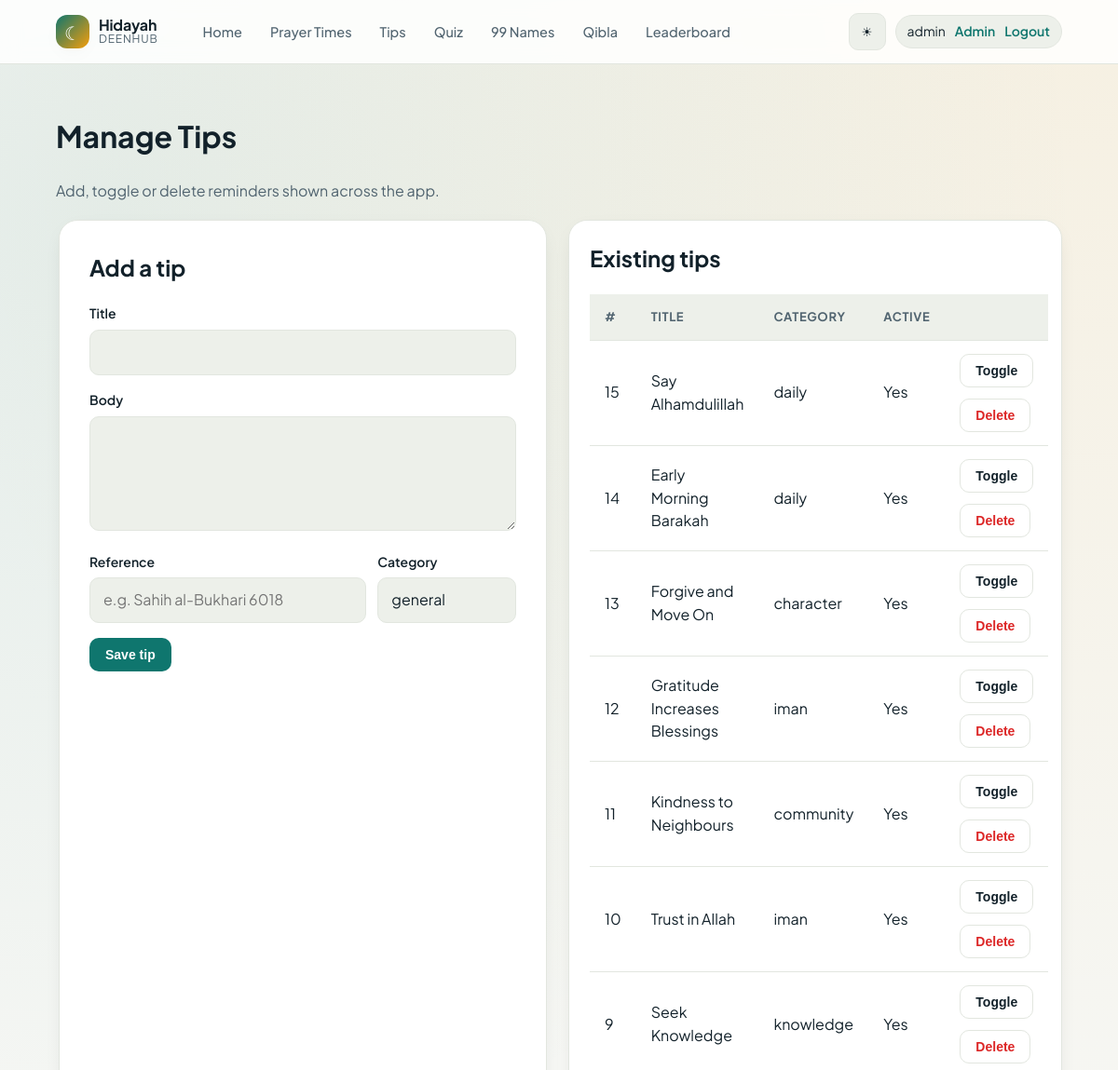
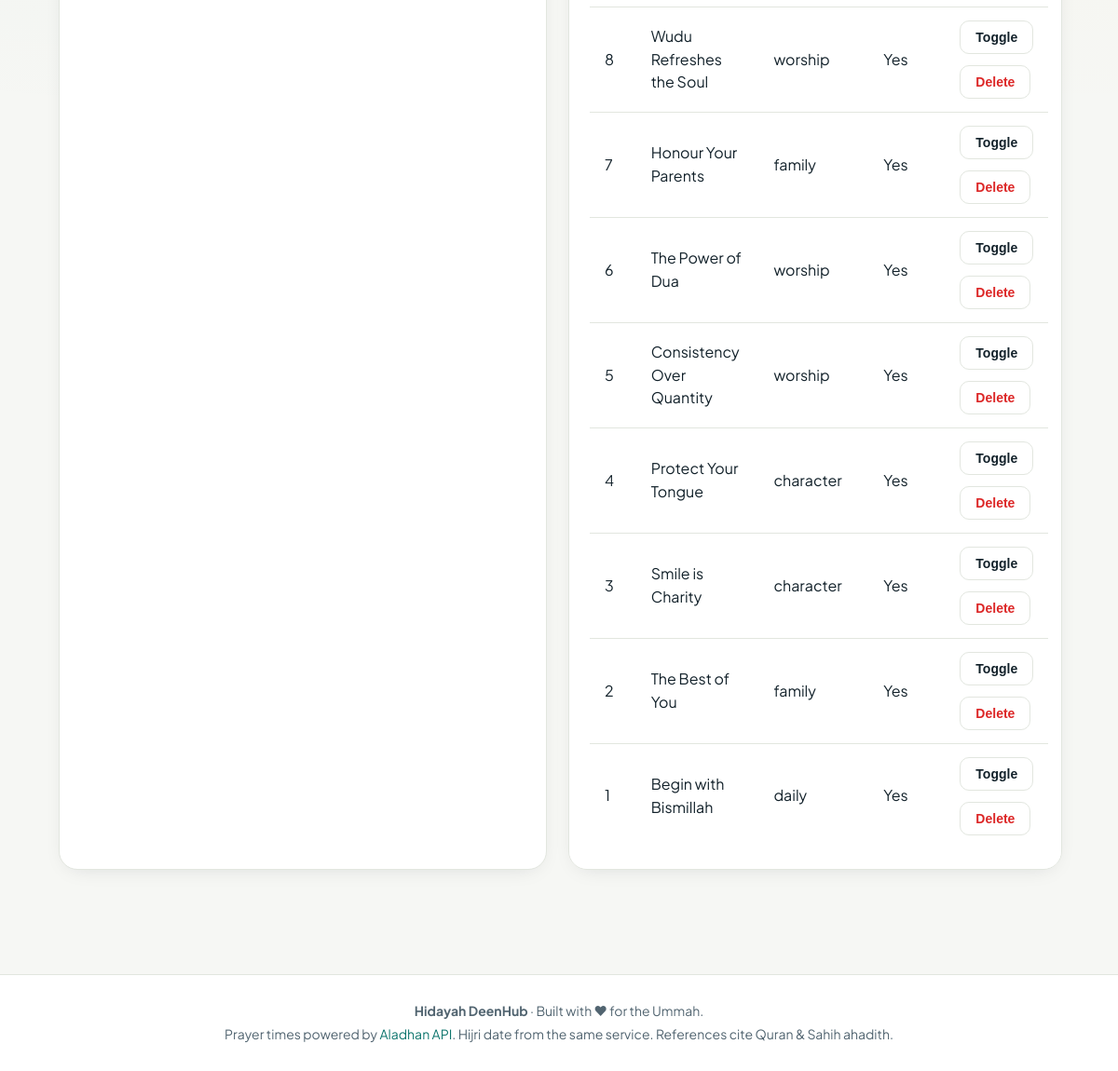
The app's page /public/admin/tips.php (signed in) with its own data (2 pictures, top to bottom).
### tables this page shows
CREATE TABLE IF NOT EXISTS `users` (
    `id`            INT UNSIGNED NOT NULL AUTO_INCREMENT,
    `username`      VARCHAR(40)  NOT NULL UNIQUE,
    `email`         VARCHAR(190) NOT NULL UNIQUE,
    `password_hash` VARCHAR(255) NOT NULL,
    `is_admin`      TINYINT(1)   NOT NULL DEFAULT 0,
    `city`          VARCHAR(100) DEFAULT NULL,
    `country`       VARCHAR(100) DEFAULT NULL,
    `created_at`    TIMESTAMP    NOT NULL DEFAULT CURRENT_TIMESTAMP,
    PRIMARY KEY (`id`)
);

CREATE TABLE IF NOT EXISTS `tips` (
    `id`         INT UNSIGNED NOT NULL AUTO_INCREMENT,
    `title`      VARCHAR(255) NOT NULL,
    `body`       TEXT NOT NULL,
    `reference`  VARCHAR(255) DEFAULT NULL,
    `category`   VARCHAR(50)  DEFAULT 'general',
    `is_active`  TINYINT(1)   NOT NULL DEFAULT 1,
    `created_at` TIMESTAMP    NOT NULL DEFAULT CURRENT_TIMESTAMP,
    PRIMARY KEY (`id`),
    KEY `idx_tips_active` (`is_active`)
);

### includes/config.php (called while the page is built, shortened)
<?php
if (!function_exists('u')) {
    function u(string $path): string {
        return BASE_URL . $path;
    }
}

### includes/auth.php (called while the page is built, shortened)
<?php
require_once __DIR__ . '/db.php';
function current_user(): ?array
{
    static $cached = null;
    if ($cached !== null && (int)$cached['id'] === (int)$_SESSION['user_id']) {
        return $cached;
    }
    $stmt = db()->prepare('SELECT id, username, email, is_admin, created_at FROM users WHERE id = ? LIMIT 1');
    $stmt->execute([$_SESSION['user_id']]);
    $user = $stmt->fetch();
    $cached = $user ?: null;
    return $cached;
}
function require_admin(): void
{
    $u = current_user();
}
function e(?string $s): string
{
    return htmlspecialchars((string)$s, ENT_QUOTES | ENT_SUBSTITUTE, 'UTF-8');
}

### includes/db.php (called while the page is built)
<?php
require_once __DIR__ . '/config.php';
function db(): PDO
{
    static $pdo = null;
    if ($pdo !== null) {
        return $pdo;
    }
    $dsn = sprintf(
        'mysql:host=%s;port=%s;dbname=%s;charset=%s',
        DB_HOST,
        DB_PORT,
        DB_NAME,
        DB_CHARSET
    );
    try {
        $pdo = new PDO($dsn, DB_USER, DB_PASS, [
            PDO::ATTR_ERRMODE            => PDO::ERRMODE_EXCEPTION,
            PDO::ATTR_DEFAULT_FETCH_MODE => PDO::FETCH_ASSOC,
            PDO::ATTR_EMULATE_PREPARES   => false,
        ]);
    } catch (PDOException $e) {
        http_response_code(500);
        if (APP_DEBUG) {
            die('Database connection failed: ' . $e->getMessage());
        }
        die('Database connection failed. Please try again later.');
    }
    return $pdo;
}

### public/admin/tips.php (the view, shortened to what this page needs)
<?php
require_once __DIR__ . '/../../includes/auth.php';
require_once __DIR__ . '/../../includes/db.php';
require_admin();
$page = 'admin';
$tips = db()->query('SELECT * FROM tips ORDER BY id DESC')->fetchAll();
include __DIR__ . '/../../includes/header.php';
?>
<h1>Manage Tips</h1>
<p class="muted">Add, toggle or delete reminders shown across the app.</p>
<div class="grid grid-2" style="margin-top:18px">
    <form method="post" class="form" style="max-width:none">
        <h2 style="margin-top:0">Add a tip</h2>
        <div class="field"><label>Title</label><input name="title" required></div>
        <div class="field"><label>Body</label><textarea name="body" rows="4" required></textarea></div>
        <div class="row">
            <div class="field" style="flex:2"><label>Reference</label><input name="reference" placeholder="e.g. Sahih al-Bukhari 6018"></div>
            <div class="field" style="flex:1"><label>Category</label><input name="category" placeholder="general" value="general"></div>
        </div>
        <button class="btn btn-primary" type="submit">Save tip</button>
    </form>
    <div class="card" style="overflow-x:auto">
        <h2 style="margin-top:0">Existing tips</h2>
        <table>
            <thead><tr><th>#</th><th>Title</th><th>Category</th><th>Active</th><th></th></tr></thead>
            <tbody>
            <?php foreach ($tips as $t): ?>
                <tr>
                    <td><?= (int)$t['id'] ?></td>
                    <td><?= e($t['title']) ?></td>
                    <td><?= e($t['category']) ?></td>
                    <td><?= $t['is_active'] ? 'Yes' : '<span class="muted">No</span>' ?></td>
                    <td class="row">
                        <form method="post" style="display:inline">
                            <button class="btn btn-ghost" type="submit">Toggle</button>
                        </form>
                        <form method="post" style="display:inline" onsubmit="return confirm('Delete this tip?')">
                            <button class="btn btn-ghost" type="submit" style="color:var(--danger)">Delete</button>
                        </form>
                    </td>
                </tr>
            <?php endforeach; ?>
            </tbody>
        </table>
    </div>
</div>
<?php include __DIR__ . '/../../includes/footer.php'; ?>

### includes/header.php (shortened to what this page needs)
<?php
require_once __DIR__ . '/auth.php';
$user = current_user();
$page = $page ?? basename($_SERVER['SCRIPT_NAME'], '.php');
?>
<!DOCTYPE html>
<html lang="en" data-theme="light">
<head>
    <link rel="stylesheet" href="<?= e(u('/assets/css/style.css')) ?>">
</head>
<body>
    <header class="site-header">
        <div class="container site-header__inner">
            <a class="brand" href="<?= e(u('/index.php')) ?>">
                <span class="brand__mark" aria-hidden="true">☾</span>
                <span class="brand__text">
                    <strong>Hidayah</strong>
                    <span>DeenHub</span>
                </span>
            </a>
            <nav class="site-nav" aria-label="Primary">
                <a href="<?= e(u('/index.php')) ?>" class="<?= $page === 'index' ? 'active' : '' ?>">Home</a>
                <a href="<?= e(u('/prayer-times.php')) ?>" class="<?= $page === 'prayer-times' ? 'active' : '' ?>">Prayer Times</a>
                <a href="<?= e(u('/tips.php')) ?>" class="<?= $page === 'tips' ? 'active' : '' ?>">Tips</a>
                <a href="<?= e(u('/quiz.php')) ?>" class="<?= $page === 'quiz' ? 'active' : '' ?>">Quiz</a>
                <a href="<?= e(u('/names.php')) ?>" class="<?= $page === 'names' ? 'active' : '' ?>">99 Names</a>
                <a href="<?= e(u('/qibla.php')) ?>" class="<?= $page === 'qibla' ? 'active' : '' ?>">Qibla</a>
                <a href="<?= e(u('/leaderboard.php')) ?>" class="<?= $page === 'leaderboard' ? 'active' : '' ?>">Leaderboard</a>
            </nav>
            <div class="site-actions">
                <button id="theme-toggle" class="icon-btn" aria-label="Toggle dark mode" title="Toggle dark mode">
                    <span class="icon-sun" aria-hidden="true">☀</span>
                </button>
                <?php if ($user): ?>
                    <div class="user-chip">
                        <span><?= e($user['username']) ?></span>
                        <?php if ((int)$user['is_admin']): ?>
                            <a class="chip-link" href="<?= e(u('/admin/index.php')) ?>">Admin</a>
                        <?php endif; ?>
                        <a class="chip-link" href="<?= e(u('/logout.php')) ?>">Logout</a>
                    </div>
                <?php else: ?>
                    <a class="btn btn-ghost" href="<?= e(u('/login.php')) ?>">Login</a>
                    <a class="btn btn-primary" href="<?= e(u('/register.php')) ?>">Sign up</a>
                <?php endif; ?>
            </div>
        </div>
    </header>
    <main class="site-main container">

### records on screen
users: username "admin"
tips: id "15", title "Say Alhamdulillah", category "daily", is_active "Yes"
tips: id "14", title "Early Morning Barakah", category "daily", is_active "Yes"
tips: id "13", title "Forgive and Move On", category "character", is_active "Yes"
tips: id "12", title "Gratitude Increases Blessings", category "iman", is_active "Yes"
tips: id "11", title "Kindness to Neighbours", category "community", is_active "Yes"
tips: id "10", title "Trust in Allah", category "iman", is_active "Yes"
tips: id "9", title "Seek Knowledge", category "knowledge", is_active "Yes"
tips: id "8", title "Wudu Refreshes the Soul", category "worship", is_active "Yes"
tips: id "7", title "Honour Your Parents", category "family", is_active "Yes"
tips: id "6", title "The Power of Dua", category "worship", is_active "Yes"
tips: id "5", title "Consistency Over Quantity", category "worship", is_active "Yes"
tips: id "4", title "Protect Your Tongue", category "character", is_active "Yes"
tips: id "3", title "Smile is Charity", category "character", is_active "Yes"
tips: id "2", title "The Best of You", category "family", is_active "Yes"
tips: id "1", title "Begin with Bismillah", category "daily", is_active "Yes"
